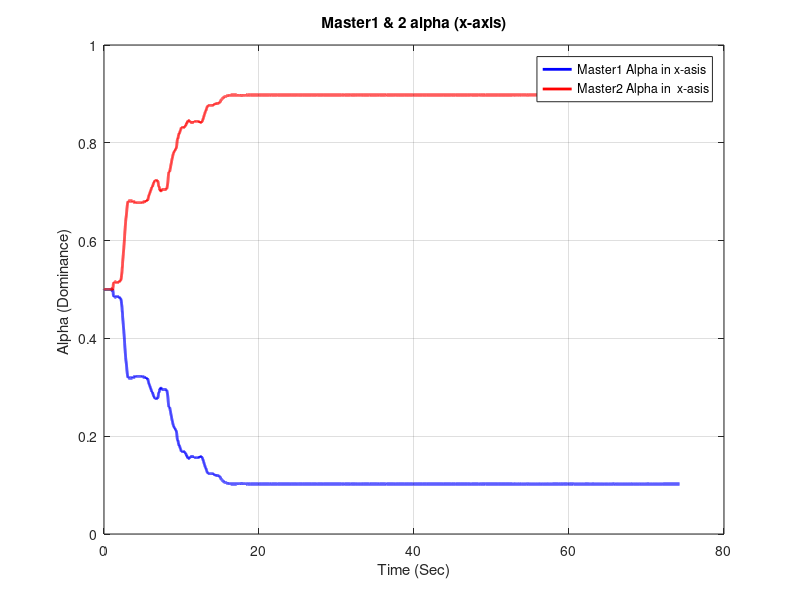
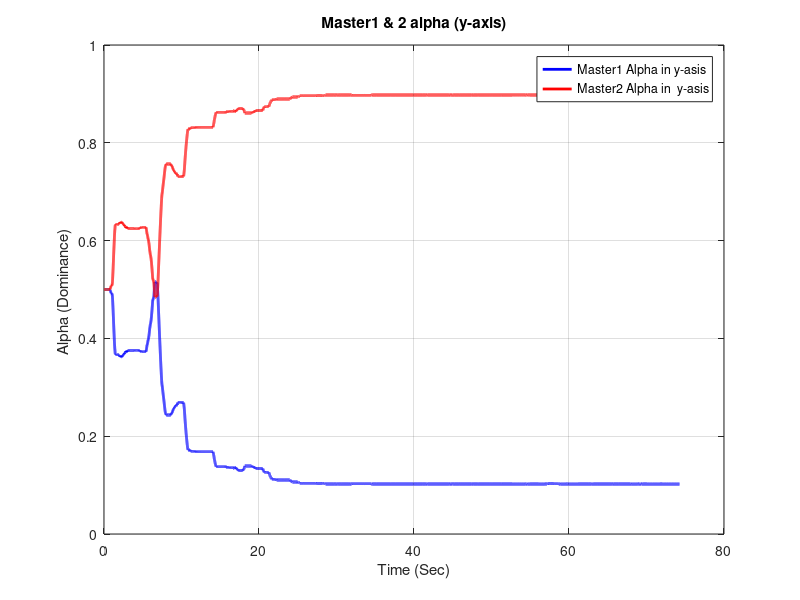
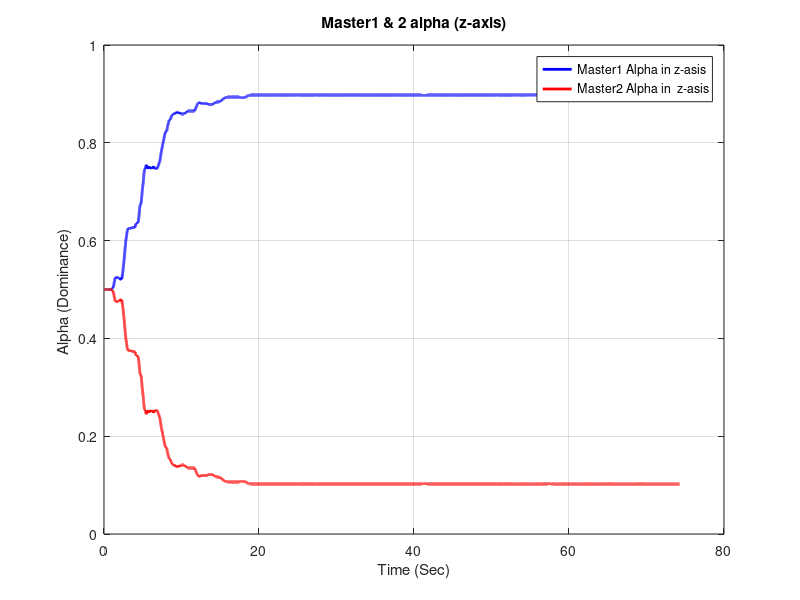

Reproduce these figures in MATLAB, in order. (Note: this script raises an error after producing the figures.)
clc
clear all
close all

alpha=importdata('Dominance.txt');

alpha1_x=alpha(:,1);
alpha1_y=alpha(:,2);
alpha1_z=alpha(:,3);

alpha2_x=1-alpha1_x;
alpha2_y=1-alpha1_y;
alpha2_z=1-alpha1_z;

len=length(alpha1_x);
t=0:0.001:(len-1)/1000;


plot(t,alpha1_x,'b','LineWidth',2);
title('Master1 & 2 alpha (x-axis)');
xlabel('Time (Sec)');
ylabel('Alpha (Dominance) ');

hold on;
plot(t,alpha2_x,'r','LineWidth',2);
hold off;
grid on;
legend('Master1 Alpha in x-asis', 'Master2 Alpha in  x-asis');



figure;
plot(t,alpha1_y,'b','LineWidth',2);
title('Master1 & 2 alpha (y-axis)');
xlabel('Time (Sec)');
ylabel('Alpha (Dominance) ');

hold on;
plot(t,alpha2_y,'r','LineWidth',2);
hold off;
grid on;
legend('Master1 Alpha in y-asis', 'Master2 Alpha in  y-asis');



figure;
plot(t,alpha1_z,'b','LineWidth',2);
title('Master1 & 2 alpha (z-axis)');
xlabel('Time (Sec)');
ylabel('Alpha (Dominance) ');

hold on;
plot(t,alpha2_z,'r','LineWidth',2);
hold off;
grid on;
legend('Master1 Alpha in z-asis', 'Master2 Alpha in  z-asis');

tilefigs();
%% Energy Master1 and Master2

figure;
plot(t,E1_z,'LineWidth',1);
title('Master1 Energy (y-axis)');
xlabel('Time (Sec)');
ylabel('Energy ');
grid on;

figure;
plot(t,E2_z,'LineWidth',1);
title('Master2 Energy (y-axis)');
xlabel('Time (Sec)');
ylabel('Energy ');
grid on;



